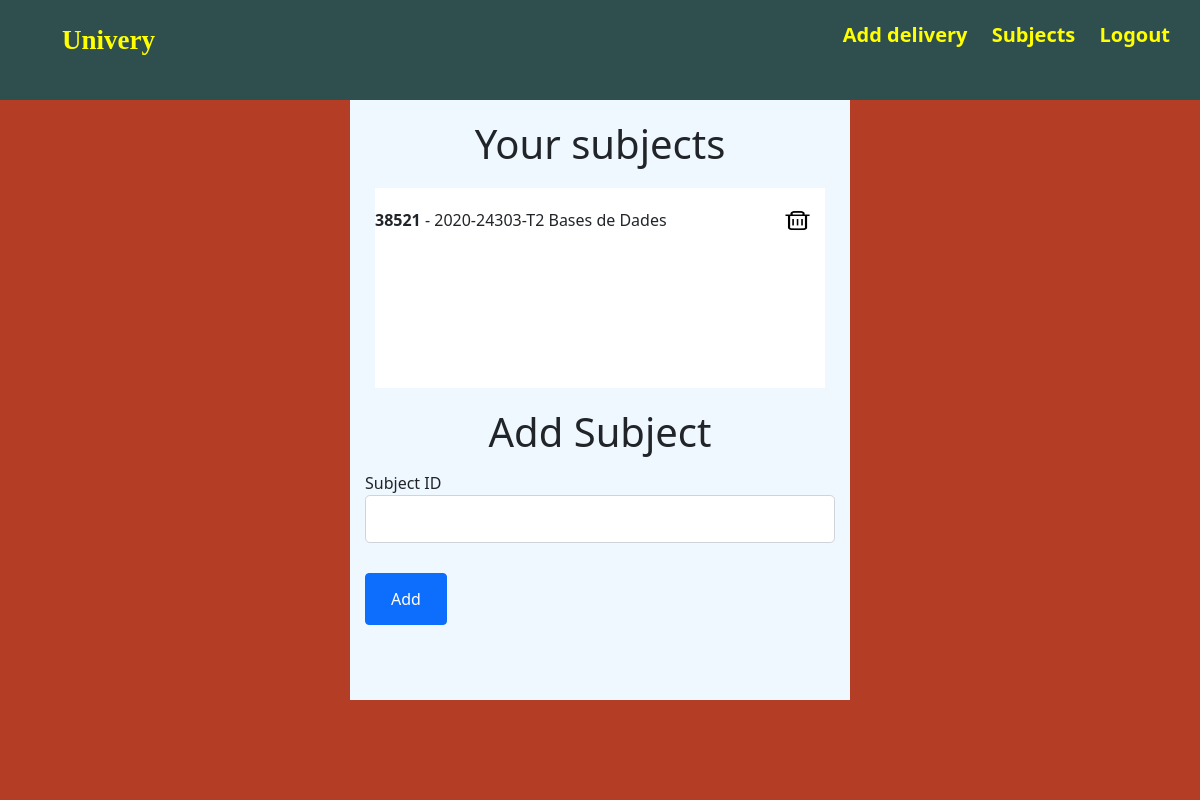
Before: /subjects (signed in) with the older database file.
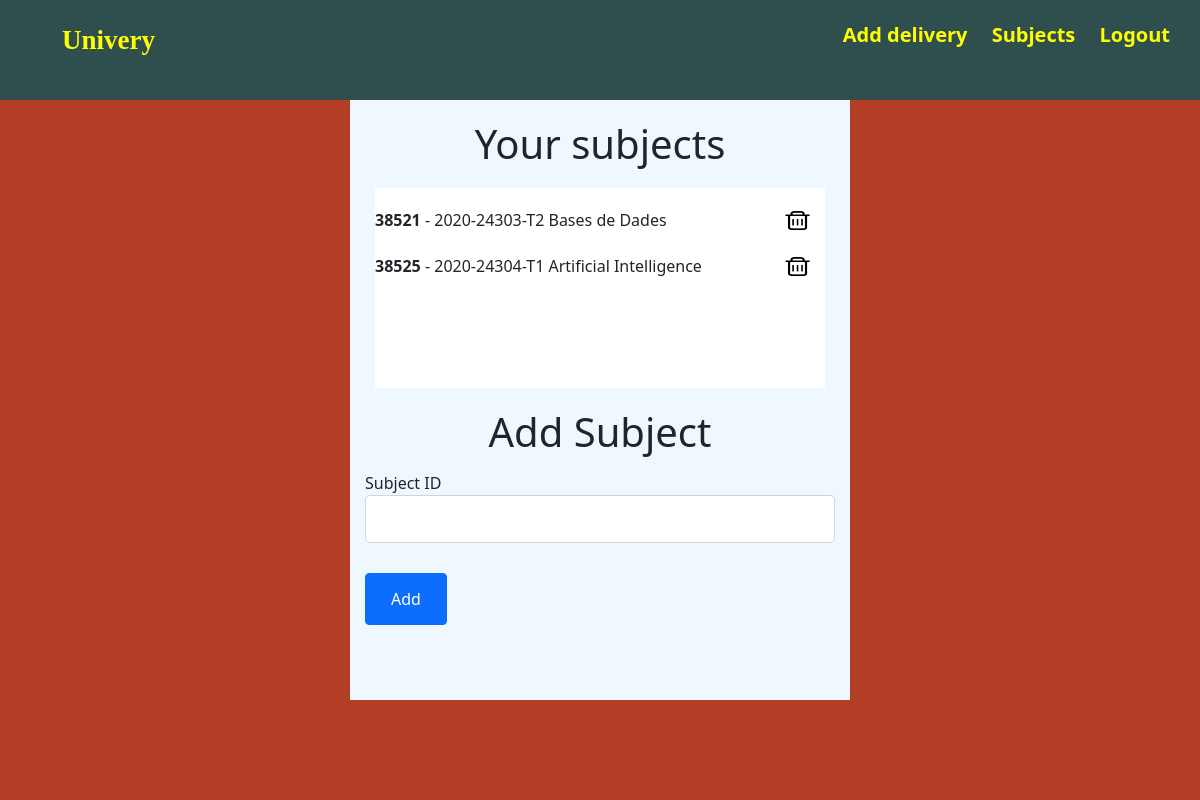
After: the same page with the newer database file.
### app/models.py (models this page shows, shortened)
class Subject(db.Model):
    id = db.Column(db.Integer, primary_key=True)
    identification = db.Column(db.String(15), nullable=False)
    name = db.Column(db.String(50), nullable=False)
    user_id = db.Column(db.Integer, db.ForeignKey('user.id'), nullable=False)
    deliveries = db.relationship('Delivery', backref='subject', lazy=True)

### app/subjects/routes.py (the view)
@subjects.route("/subjects", methods=['GET', 'POST'])
@login_required
def subjects_page():
    form = AddSubjectForm()
    if form.validate_on_submit():
        correct, name, identification = check_subject(form.subject_id.data)
        if correct and not Subject.query.filter_by(identification=identification, user_id=current_user.id).first():
            subject = Subject(identification=identification, name=name, user_id=current_user.id)
            db.session.add(subject)
            db.session.commit()
    return render_template('subject/add-subject.html', form=form)

### app/subjects/forms.py
class AddSubjectForm(FlaskForm):
    subject_id = StringField('Subject ID', validators=[
        DataRequired(), Length(max=15)])
    submit = SubmitField('Add')

### app/models.py (called while the page is built)
@login_manager.user_loader
def load_user(user_id):
    return User.query.get(int(user_id))

### app/templates/subject/add-subject.html (shortened to what this page needs)
{% extends "base.html" %}
{% block content %}
<div class="login-page">
    <div class="login-box centered">
        <h1 class="head-legend">Your subjects</h1>
        <div class="your-subjects">
            {% for subject in current_user.subjects %}
            <div class="subject-box">
                <div class="subject-name">
                    <p><b>{{subject.identification}}</b> - {{subject.name}}</p>
                </div>
                <div class="subject-action">
                    <a href="{{url_for('subjects.subject_remove', id=subject.id)}}"><img src="/static/web_pics/remove.png" alt="" srcset=""></a>
                </div>
            </div>
            {% endfor %}
        </div>
        <form method="POST" action="">
            <h1 class="head-legend">Add Subject</h1>
            <div class="form-group sm-margin">
                {{ form.subject_id.label(class="form-control-label") }}
                {% if form.subject_id.errors %}
                {{ form.subject_id(class="form-control form-control-lg is-invalid") }}
                <div class="invalid-feedback">
                    {% for error in form.subject_id.errors %}
                    <span>{{ error }}</span>
                    {% endfor %}
                </div>
                {% else %}
                {{ form.subject_id(class="form-control form-control-lg") }}
                {% endif %}
            </div>
            <div class="btn btn-primary sm-margin">
                {{ form.submit(class="btn login-btn") }}
            </div>
        </form>
    </div>
</div>
{% endblock content %}

### app/templates/base.html (shortened to what this page needs)
<html lang="en">
<head>
    <link rel="stylesheet" type="text/css" href="/static/style.css">
    <link href="https://cdn.jsdelivr.net/npm/bootstrap@5.0.0-beta1/dist/css/bootstrap.min.css" rel="stylesheet">
</head>
<body>
    <header class="secondary-header">
        <div class="mycontainer left">
            <ul>
                <li><a id="logo" class="link" href="{{ url_for('main.home') }}">Univery</a></li>
            </ul>
        </div>
        <div class="mycontainer right">
            <ul>
                {% if current_user.is_authenticated %}
                <li><a class="link" href="{{ url_for('deliveries.add_delivery') }}">Add delivery</a></li>
                <li><a class="link" href="{{ url_for('subjects.subjects_page') }}">Subjects</a></li>
                <li><a class="link" href="{{ url_for('users.logout') }}">Logout</a></li>
                {% else %}
                <li><a class="link" href="{{ url_for('users.login') }}">Login</a></li>
                <li><a class="link" href="{{ url_for('users.register') }}">Register</a></li>
                {% endif %}
            </ul>
        </div>
    </header>
    {% block content %}{% endblock %}
</body>
</html>
</html>

### app/static/style.css (style rules this page uses)
* { margin: 0; padding: 0; }
.centered { position: fixed; top: 50%; left: 50%; transform: translate(-50%, -50%); }
.sm-margin { margin: 15px; }
#logo { font-size: 27px; font-family: 'Lucida Sans'; }
.login-box { width: 500px; height: 600px; background-color: aliceblue; }
.login-btn { color: white !important; }
.login-page { margin-top: 100px; width: 100%; height: 100%; left: 0em; top: 0em; position: fixed; background-color: #b33d25; }
.head-legend { text-align: center; margin-top: 20px; }
.secondary-header { height: 100px; width: 100%; background-color: darkslategrey; }
.secondary-header ul { list-style: none; }
.secondary-header ul li { display: inline-block; margin: 0 10px; }
.link { text-decoration: none; color: yellow; font-weight: bold; font-size: 20px; }
.mycontainer { width: fit-content; margin: 20px; }
.right { float: right; }
.left { float: left; }
.your-subjects { background-color: white; width: 90%; margin: 0 auto; overflow-y: scroll; height: 200px; margin-top: 20px; }
.your-subjects p { height: 30px; padding-top: 20px; }
.subject-name { float: left; width: 90%; }
.subject-action { float: left; width: 10%; }
.subject-action img { width: 35px; height: 45px; padding-top: 20px; }
.subject-box { height: fit-content; }

Changed rows visible on the page:
added Subject: identification "38525", name "2020-24304-T1 Artificial Intelligence"
